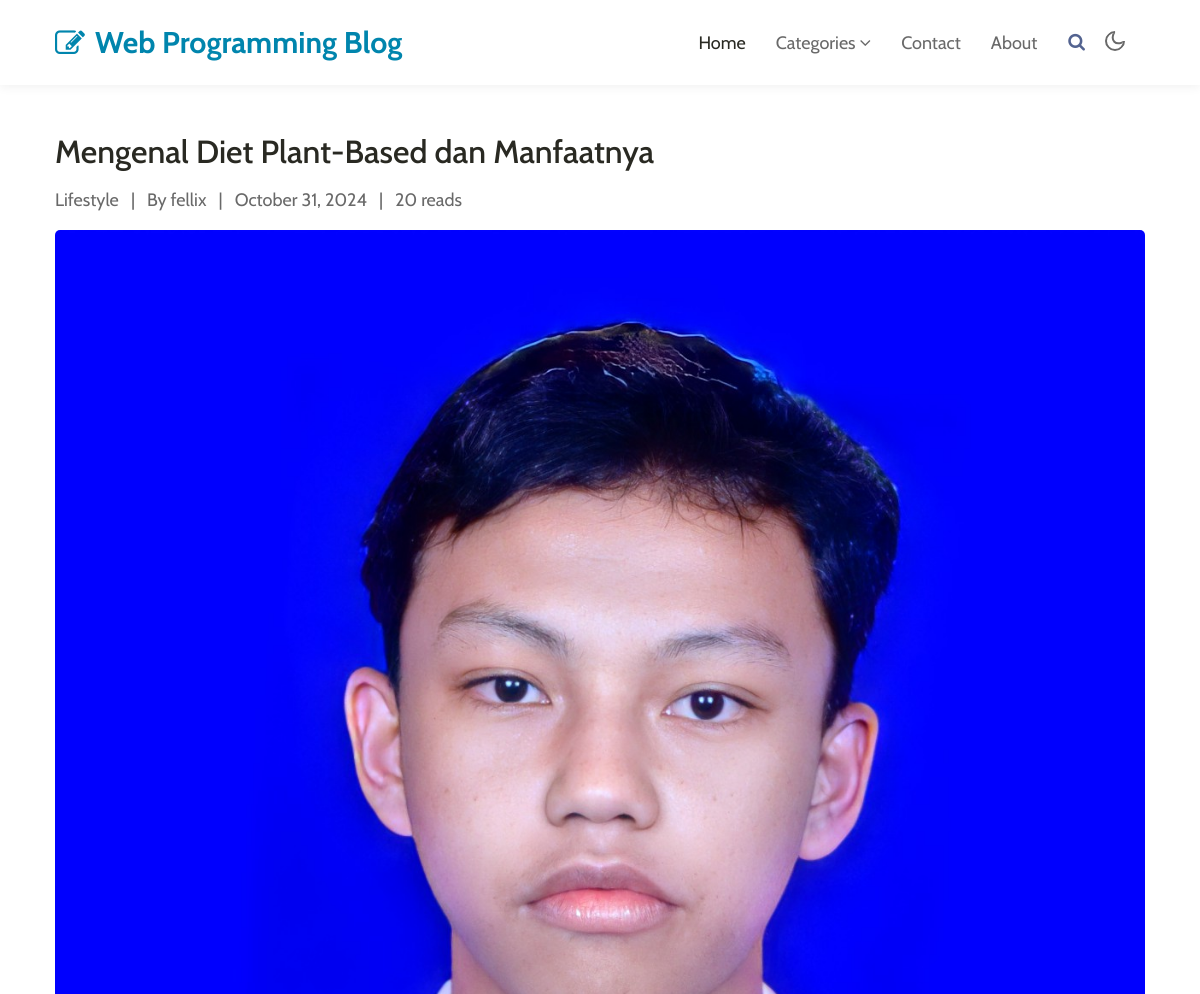
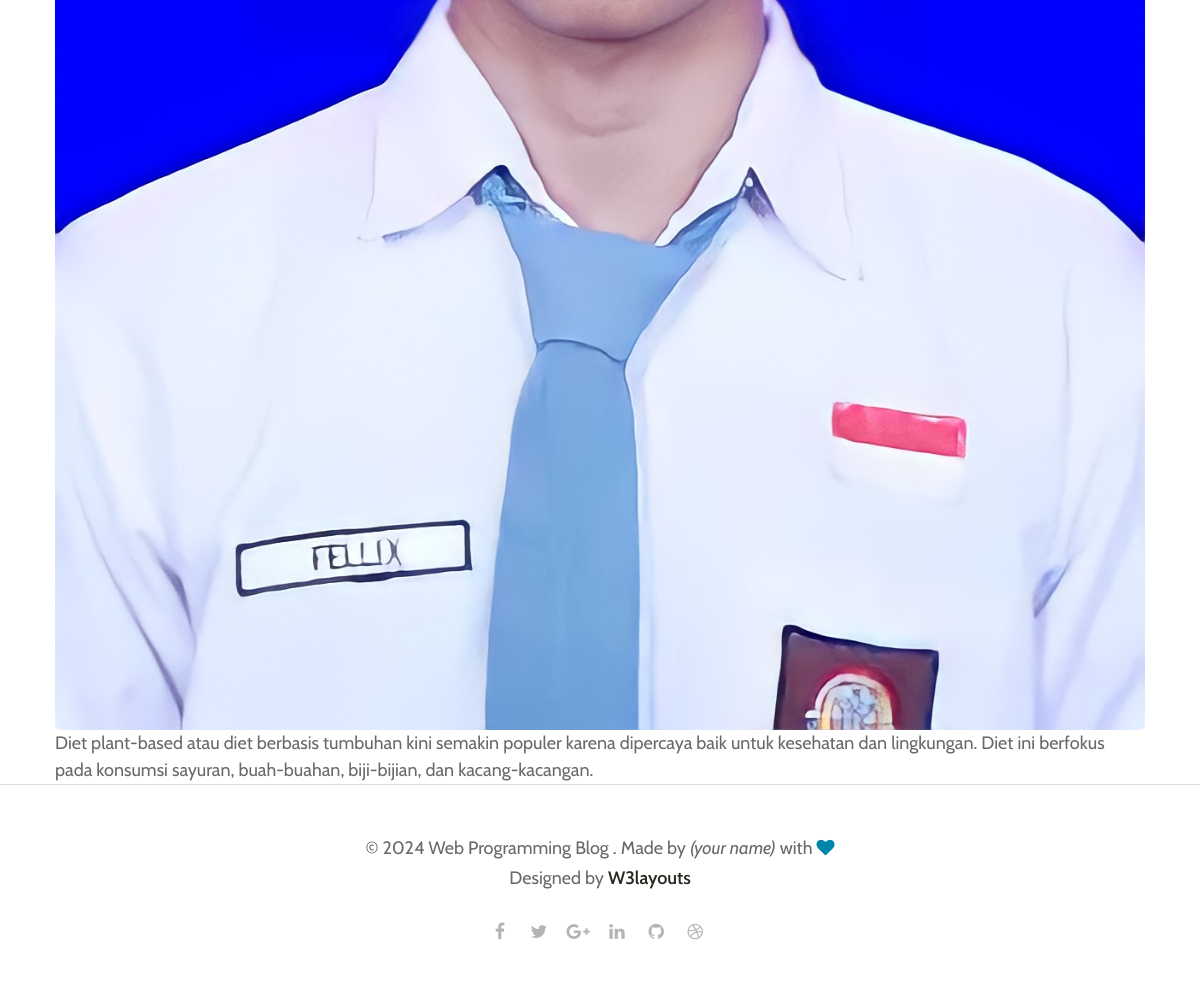
The page /article.php?id=22 on the database its author committed (2 pictures, top to bottom).
### tables this page shows
CREATE TABLE `artikel` (
  `id` int(11) NOT NULL,
  `judul` varchar(255) NOT NULL,
  `isi` text NOT NULL,
  `kategori` enum('teknologi','lifestyle') NOT NULL,
  `author` varchar(100) NOT NULL,
  `tanggal_publikasi` date NOT NULL,
  `gambar` varchar(255) DEFAULT NULL,
  `view_count` int(11) DEFAULT 0,
  `created_at` timestamp NOT NULL DEFAULT current_timestamp()
);

### admin/config.php (called while the page is built, shortened)
<?php
function formatDate($date) {
    return date('F d, Y', strtotime($date));
}
?>

### article.php (the view, shortened to what this page needs)
<?php
require_once('admin/config.php');
$id = (int)$_GET['id'];
$stmt = $pdo->prepare("SELECT * FROM artikel WHERE id = ?");
$stmt->execute([$id]);
$article = $stmt->fetch(PDO::FETCH_ASSOC);
?>
<!DOCTYPE html>
<html lang="en">
<head>
    <link rel="stylesheet" href="assets/css/style-starter.css">
</head>
<body>
        <header class="w3l-header">
        <nav class="navbar navbar-expand-lg navbar-light fill px-lg-0 py-0 px-3">
            <div class="container">
                <a class="navbar-brand" href="index.html">
                    <span class="fa fa-pencil-square-o"></span> Web Programming Blog</a>
                <div class="collapse navbar-collapse" id="navbarSupportedContent">
                    <ul class="navbar-nav ml-auto">
                        <li class="nav-item active">
                            <a class="nav-link" href="index.html">Home</a>
                        </li>
                        <li class="nav-item dropdown @@category__active">
                            <a class="nav-link dropdown-toggle" href="#" id="navbarDropdown" role="button"
                                data-toggle="dropdown" aria-haspopup="true" aria-expanded="false">
                                Categories <span class="fa fa-angle-down"></span>
                            </a>
                        </li>
                        <li class="nav-item @@contact__active">
                            <a class="nav-link" href="contact.html">Contact</a>
                        </li>
                        <li class="nav-item @@about__active">
                            <a class="nav-link" href="about.html">About</a>
                        </li>
                    </ul>
                    <div class="search-right mt-lg-0 mt-2">
                        <a href="#search" title="search"><span class="fa fa-search" aria-hidden="true"></span></a>
                    </div>
                </div>
                <div class="mobile-position">
                    <nav class="navigation">
                        <div class="theme-switch-wrapper">
                            <label class="theme-switch" for="checkbox">
                                <div class="mode-container">
                                    <i class="gg-moon"></i>
                                </div>
                            </label>
                        </div>
                    </nav>
                </div>
            </div>
        </nav>
    </header>
    <div class="container mt-5">
        <article class="blog-post">
            <h1 class="blog-post-title"><?php echo htmlspecialchars($article['judul']); ?></h1>
            <div class="blog-post-meta my-3">
                <span class="category"><?php echo ucfirst($article['kategori']); ?></span>
                <span class="mx-2">|</span>
                <span>By <?php echo htmlspecialchars($article['author']); ?></span>
                <span class="mx-2">|</span>
                <span><?php echo formatDate($article['tanggal_publikasi']); ?></span>
                <span class="mx-2">|</span>
                <span><?php echo $article['view_count']; ?> reads</span>
            </div>
            <?php if(!empty($article['gambar'])): ?>
                        <a href="article.php?id=<?php echo $article['id']; ?>" class="d-block zoom mt-md-0 mt-3">
                            <img src="admin/<?php echo htmlspecialchars($article['gambar']); ?>" alt="<?php echo htmlspecialchars($article['judul']); ?>" class="img-fluid radius-image news-image">
                        </a>
                        <?php endif; ?>
            <div class="blog-post-content">
                <?php echo nl2br(htmlspecialchars($article['isi'])); ?>
            </div>
        </article>
    </div>
   <footer class="w3l-footer-16">
        <div class="footer-content py-lg-5 py-4 text-center">
            <div class="container">
                <div class="copy-right">
                    <h6>© 2024 Web Programming Blog . Made by <i>(your name)</i> with <span class="fa fa-heart" aria-hidden="true"></span><br>Designed by
                        <a href="https://w3layouts.com">W3layouts</a> </h6>
                </div>
                <ul class="author-icons mt-4">
                    <li><a class="facebook" href="#url"><span class="fa fa-facebook" aria-hidden="true"></span></a>
                    </li>
                    <li><a class="twitter" href="#url"><span class="fa fa-twitter" aria-hidden="true"></span></a></li>
                    <li><a class="google" href="#url"><span class="fa fa-google-plus" aria-hidden="true"></span></a>
                    </li>
                    <li><a class="linkedin" href="#url"><span class="fa fa-linkedin" aria-hidden="true"></span></a></li>
                    <li><a class="github" href="#url"><span class="fa fa-github" aria-hidden="true"></span></a></li>
                    <li><a class="dribbble" href="#url"><span class="fa fa-dribbble" aria-hidden="true"></span></a></li>
                </ul>
            </div>
        </div>
    </footer>
</body>
</html>

### rows shown on the page
artikel: judul "Mengenal Diet Plant-Based dan Manfaatnya", kategori "Lifestyle", author "fellix", tanggal_publikasi "October 31, 2024", view_count "20", gambar (picture), isi "Diet plant-based atau diet berbasis tumbuhan kini semakin populer karena dipercaya baik untuk kesehatan dan lingkungan. Diet ini berfokus pada konsumsi sayuran, buah-buahan, biji-bijian, dan kacang-kacangan."
